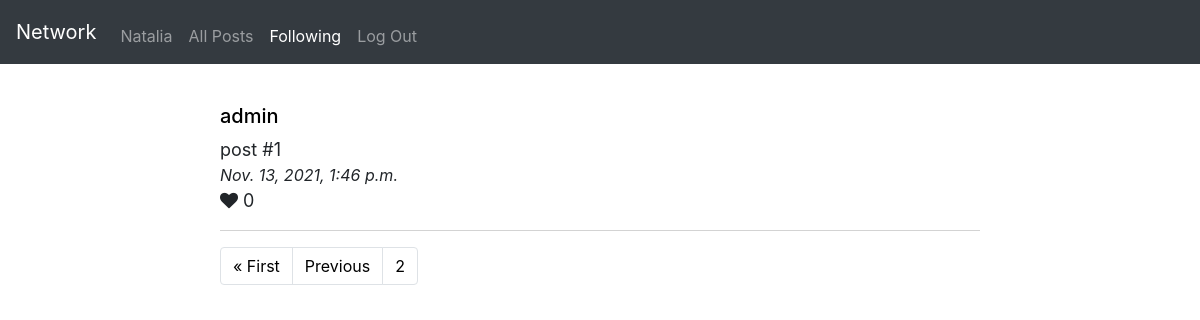
Page /following?page=2 (signed in) on the committed database.
### network/models.py (models this page shows, shortened)
class User(AbstractUser):
    pass

class Post(models.Model):
    author = models.ForeignKey(Profile, on_delete=models.CASCADE, related_name='author')
    post_date = models.DateTimeField(default=datetime.now)
    content = models.TextField()
    likes = models.ManyToManyField(Profile, blank=True, related_name='likes')

class Profile(models.Model):
    user = models.OneToOneField(User, on_delete=models.CASCADE, related_name="profile")
    relationships = models.ManyToManyField('self', through='Relationship', symmetrical=False, related_name='related_to')
    profile_img = models.ImageField(default="default.jpg", upload_to="profile_pic")
    def get_following(self):
        return self.relationships.filter(to_user__from_user=self)
    def __str__(self):
        return f"{self.user}"

### network/views.py (the view)
# urls.py: path("following", views.following, name="following"),
@login_required
def following(request):
    user_profile = Profile.objects.get(user=request.user)
    following_posts = []
    for user in list(user_profile.get_following()):
        following_posts.extend(Post.objects.filter(author=user).order_by('post_date').reverse())
    paginator = Paginator(following_posts, 10)
    page_number = request.GET.get('page', 1)
    page_obj = paginator.get_page(page_number)
    return render(request, "network/following.html", {"page_obj": page_obj})

### network/templates/network/following.html
{% extends "network/layout.html" %}
{% load static %}
{% block body %}
{% if user.is_authenticated %}
    <div id='posts'>
        {% if page_obj|length == 0 %}
            Nothing here yet because you don't follow anyone
        {% else %}
            {% for post in page_obj %}
            <div name='post'>
                <h5> <a href="{% url 'profile' post.author.id %}"> {{ post.author }} </a></h5>
                {{ post.content }}
                <div class='post_date'>
                    {{ post.post_date }}
                </div>
                <i class="fa fa-heart" id='heart' data-post-id="{{ post.id }}"></i>
                <span>{{ post.likes|length }}</span>
                <div>
                    <hr class="solid">
                </div>
            </div>
            {% endfor %}
        {% endif %}
    </div>
{% endif %}
{% endblock %}

### network/templates/network/layout.html (shortened to what this page needs)
{% load static %}
<!DOCTYPE html>
<html lang="en">
    <head>
        <link rel="stylesheet" href="https://cdnjs.cloudflare.com/ajax/libs/font-awesome/4.7.0/css/font-awesome.min.css">
        <link rel="stylesheet" href="https://stackpath.bootstrapcdn.com/bootstrap/4.4.1/css/bootstrap.min.css">
        <link href="{% static 'network/styles.css' %}" rel="stylesheet">
    </head>
    <body>
        <nav class="navbar navbar-expand-lg navbar-dark bg-dark">
            <a class="navbar-brand" href="{% url 'index' %}">Network</a>
            <div class="collapse navbar-collapse" id="navbar">
                <ul class="navbar-nav mr-auto mt-2">
                    {% if user.is_authenticated %}
                    {% url 'profile' user.id as url %}
                    <li class="nav-item {% if request.path == url %} active {% endif %}">
                        <a class="nav-link" href="{{ url }}">{{ user.username }}</a>
                    </li>
                    {% url 'index' as url %}
                    <li class="nav-item {% if request.path == url %}active{% endif %}">
                        <a class="nav-link" href="{{ url }}">All Posts</a>
                    </li>
                    {% url 'following' as url %}
                    <li class="nav-item {% if request.path == url %}active{% endif %}">
                        <a class="nav-link" href="{{ url }}">Following</a>
                    </li>
                    {% url 'logout' as url %}
                    <li class="nav-item {% if request.path == url %}active{% endif %}">
                        <a class="nav-link" href="{{ url }}">Log Out</a>
                    </li>
                    {% endif %}
                </ul>
            </div>
        </nav>
        <div class="body">
            {% block body %}
            {% endblock %}
            <div class="footer">
                <footer>
                    <ul class="pagination">
                        {% if page_obj.has_previous %}
                            <li class="page-item"><a class="page-link" href="?page=1">&laquo; First</a></li>
                            <li class="page-item"><a class="page-link" href="?page={{ page_obj.previous_page_number }}">Previous</a></li>
                        {% endif %}
                        <li class="page-item"><a class="page-link" href="?page={{ page_obj.number }}" id="current_page"> {{ page_obj.number }}</a></li>
                    </ul>
                </footer>
            </div>
        </div>
    </body>
</html>

### network/static/network/styles.css (style rules this page uses)
.body { max-width: 800px; margin: 0 auto; padding: 20px; }
.body a { color: black; }
.post_date { font-size: medium; font-style: italic; }
hr.solid { border-top: 1px solid lightgray; }
#posts { padding-top: 20px !important; max-width: 800px; margin: 0 auto; font-size: large; }
.footer { bottom: 0; }

### rows in the picture
User: username "Natalia"
Post: author "admin", content "post #1", post_date "Nov. 13, 2021, 1:46 p.m.", likes|length "0"

### other values in the picture
{{ page_obj.number }} "2"
